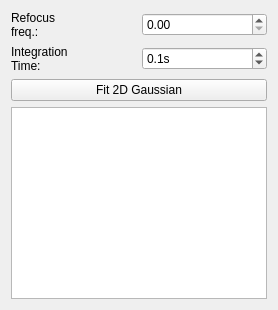
            <widget class="QWidget" name="tab_5">
             <attribute name="title">
              <string>Fluorescence</string>
             </attribute>
             <layout class="QGridLayout" name="gridLayout">
              <item row="0" column="0">
               <layout class="QHBoxLayout" name="horizontalLayout_10">
                <item>
                 <widget class="QLabel" name="label_4">
                  <property name="text">
                   <string>&lt;html&gt;&lt;head/&gt;&lt;body&gt;&lt;p&gt;Refocus&lt;br/&gt;freq.:&lt;/p&gt;&lt;/body&gt;&lt;/html&gt;</string>
                  </property>
                 </widget>
                </item>
                <item>
                 <widget class="QDoubleSpinBox" name="align_2d_fluorescence_optimize_freq_SpinBox">
                  <property name="toolTip">
                   <string>Set the frequency of the optimization routine</string>
                  </property>
                  <property name="singleStep">
                   <double>1.000000000000000</double>
                  </property>
                  <property name="value">
                   <double>0.000000000000000</double>
                  </property>
                 </widget>
                </item>
               </layout>
              </item>
              <item row="1" column="0">
               <layout class="QHBoxLayout" name="horizontalLayout_11">
                <item>
                 <widget class="QLabel" name="label_7">
                  <property name="text">
                   <string>&lt;html&gt;&lt;head/&gt;&lt;body&gt;&lt;p&gt;Integration&lt;br/&gt;Time:&lt;/p&gt;&lt;/body&gt;&lt;/html&gt;</string>
                  </property>
                 </widget>
                </item>
                <item>
                 <widget class="ScienDSpinBox" name="align_2d_fluorescence_integrationtime_DSpinBox">
                  <property name="alignment">
                   <set>Qt::AlignLeading|Qt::AlignLeft|Qt::AlignVCenter</set>
                  </property>
                  <property name="suffix">
                   <string>s</string>
                  </property>
                  <property name="decimals">
                   <number>1</number>
                  </property>
                  <property name="maximum">
                   <double>10000.000000000000000</double>
                  </property>
                  <property name="value">
                   <double>0.100000000000000</double>
                  </property>
                 </widget>
                </item>
               </layout>
              </item>
              <item row="2" column="0">
               <widget class="QPushButton" name="fitFluorescence_pushButton">
                <property name="text">
                 <string>Fit 2D Gaussian</string>
                </property>
               </widget>
              </item>
              <item row="3" column="0">
               <widget class="QTextBrowser" name="fitResult_textBrowser"/>
              </item>
             </layout>
            </widget>
